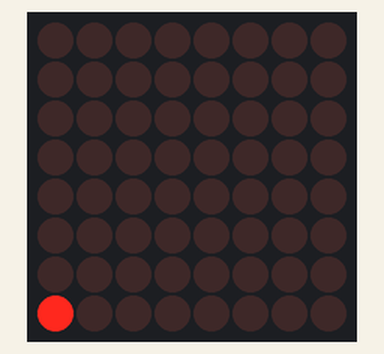
Simulated run of this sketch. Board: Arduino Uno, built with avr-gcc and run on an emulated ATmega328P. Shown: 8×8 LED matrix.

Above: at 0.1 s.
At 1.1 s:
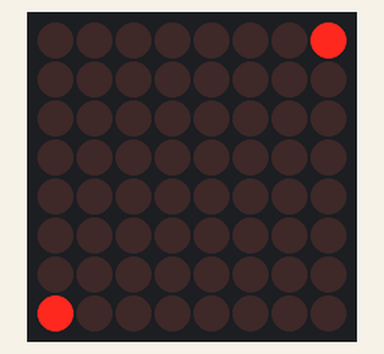
At 2.1 s:
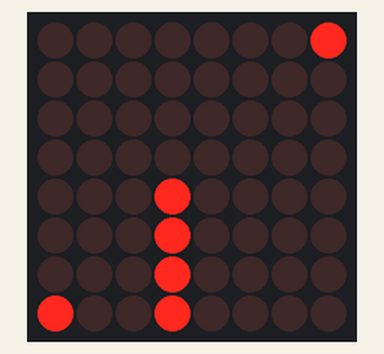
At 3.1 s:
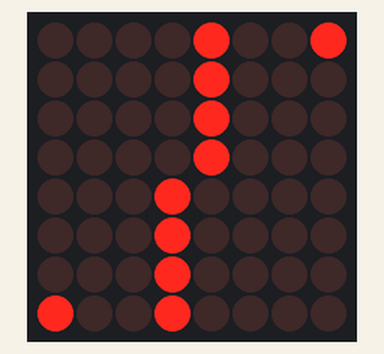
At 4.1 s:
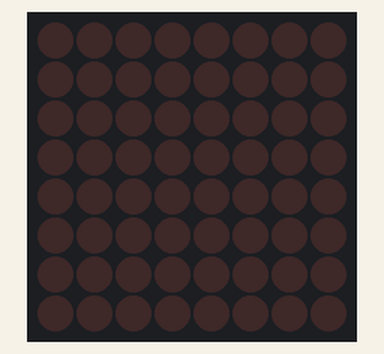

The sketch:

dot_matrix.ino
```cpp
/*
  8x8 Dot Matrix w/ MAX7219
  modified on 7 March 2019
  by Saeed Hosseini @ Electropeak
  Home<iframe class="wp-embedded-content" sandbox="allow-scripts" security="restricted" style="position: absolute; clip: rect(1px, 1px, 1px, 1px);" src="https://electropeak.com/learnfarsi/embed/#?secret=eT11uBIAME" data-secret="eT11uBIAME" width="600" height="338" title="&#8220;Home&#8221; &#8212; آکادمی کافه ربات | آموزش الکترونیک و رباتیک" frameborder="0" marginwidth="0" marginheight="0" scrolling="no"></iframe>
*/
#include <MaxMatrix.h>


int DIN = 7;
int CLK = 6;
int CS = 5;
int maxInUse = 1;

byte buffer[20];
char text[] = "a";

MaxMatrix m(DIN, CS, CLK, maxInUse);

void setup() {
  m.init();
  m.setIntensity(8);
}
void loop() {
  m.setDot(0, 7, true);

  m.setDot(0, 7, true);
  delay(1000);
  m.setDot(7, 0, true);
  delay(1000);
  m.setColumn(3, B11110000);
  delay(1000);
  m.setColumn(4, B00001111);
  delay(1000);
  m.clear();
  delay(1000);
}
```

Measured:
- by itself, everything shown: repeats every 5.0 s, in 5 steps
- what the display in image 1 shows lasts 1.0 s, from 1.0 s to 2.0 s
